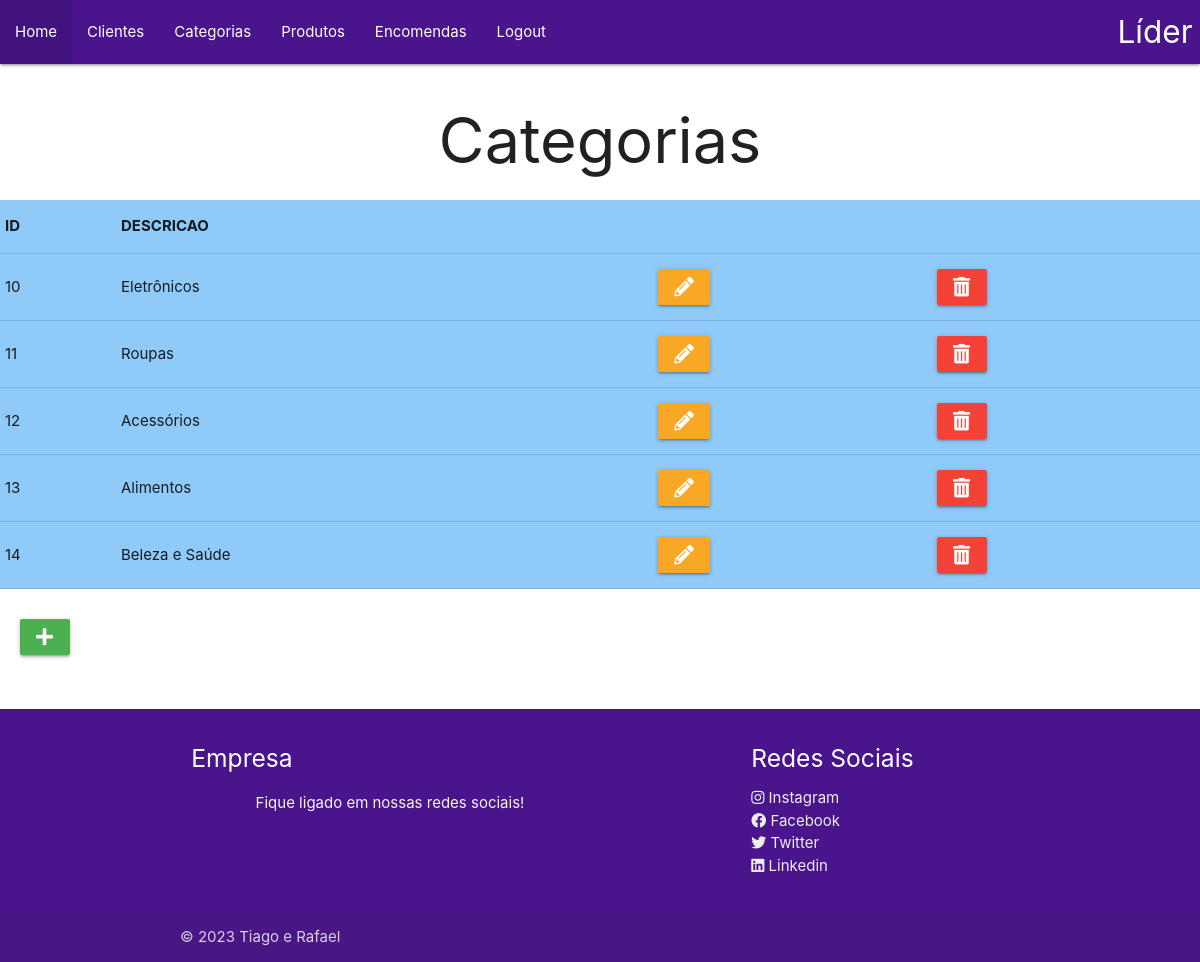
Page /VIEW/categorias/listarCategorias.php (signed in) on the committed database.
### tables this page shows
CREATE TABLE `categoria` (
  `id` int(11) NOT NULL,
  `descricao` varchar(35) NOT NULL
);

### DAL/dalCategoria.php (called while the page is built, shortened)
<?php
    include_once 'C:\xampp\htdocs\empresa\MODEL\Categoria.php';
    class dalCategoria {
        public function Select(){
            $con = Conexao::conectar();
            $sql = 'select * from categoria;';
            $result = $con->query($sql);
            foreach($result as $linha){
                $categoria = new \MODEL\Categoria();
                $categoria->setId($linha['id']);
                $categoria->setDescricao($linha['descricao']);
                $lstCategoria[] = $categoria;
            }
            return $lstCategoria;
        }
    }

### BLL/bllCategoria.php (called while the page is built, shortened)
<?php
    include_once "../../DAL/dalCategoria.php";
    class bllCategoria {
        public function Select(){
            $dal = new \DAL\dalCategoria();
            return $dal->Select();
        }
    }
?>

### MODEL/Categoria.php (called while the page is built, shortened)
<?php
class Categoria {
    private ?int $id;
    private ?string $descricao;
    public function __construct(?int $id = null, ?string $descricao = null) {
        $this->id = $id;
        $this->descricao = $descricao;
    }
    public function getId(): ?int {
        return $this->id;
    }
    public function setId(?int $id): void {
        $this->id = $id;
    }
    public function getDescricao(): ?string {
        return $this->descricao;
    }
    public function setDescricao(?string $descricao): void {
        $this->descricao = $descricao;
    }
}
?>

### VIEW/categorias/listarCategorias.php (the view, shortened to what this page needs)
<?php
include_once 'C:\xampp\htdocs\empresa\BLL\bllCategoria.php';
$bll = new \BLL\bllCategoria();
$lstCategoria = $bll->Select();
?>
<!DOCTYPE html>
<html lang="pt-br">
<head>
    <link rel="stylesheet" href="https://cdnjs.cloudflare.com/ajax/libs/materialize/1.0.0/css/materialize.min.css">
    <link rel="stylesheet" href="https://cdnjs.cloudflare.com/ajax/libs/font-awesome/5.15.3/css/all.min.css">
</head>
<body>
    <?php include_once '../menu.php'; ?>
    <h1 class="center">Categorias</h1>
    <table class="highlight blue lighten-3">
        <tr>
            <th>ID</th>
            <th>DESCRICAO</th>
        </tr>
        <?php
        foreach ($lstCategoria as $categoria) {
        ?>
            <tr>
                <td><?php echo $categoria->getId(); ?></td>
                <td><?php echo $categoria->getDescricao(); ?></td>
                <td>
                    <a class="waves-effect waves-light yellow darken-3 btn" onclick="JavaScript:location.href='editarCategoria.php?id=' + <?php echo $categoria->getId(); ?>">
                        <i class="fas fa-pencil-alt"></i>
                    </a>
                </td>
                <td>
                    <a class="waves-effect waves-light red btn" onclick="JavaScript: remover(<?php echo $categoria->getId(); ?>)">
                        <i class="fas fa-trash-alt"></i>
                    </a>
                </td>
            </tr>
        <?php
        }
        ?>
    </table>
    <div class="botao-adicionar">
        <a class="waves-effect waves-light green btn left" onclick="JavaScript:location.href='formInsCategorias.php'">
            <i class="fas fa-plus"></i>
        </a>
    </div>
    <?php include_once '../rodape.php'; ?>
</body>
</html>

### VIEW/categorias/listarCategorias.php (style rules this page uses)
table { margin-bottom: 50px; }
.botao-adicionar { position: relative; bottom: 20px; left: 20px; }

### rows in the picture
categoria: id "10", descricao "Eletrônicos"
categoria: id "11", descricao "Roupas"
categoria: id "12", descricao "Acessórios"
categoria: id "13", descricao "Alimentos"
categoria: id "14", descricao "Beleza e Saúde"
